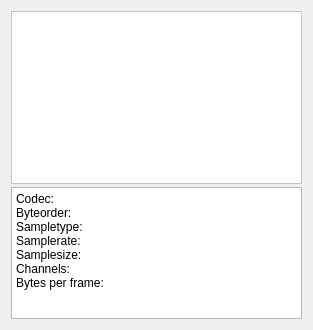
<?xml version="1.0" encoding="UTF-8"?>
<ui version="4.0">
 <class>inspect</class>
 <widget class="QDialog" name="inspect">
  <property name="geometry">
   <rect>
    <x>0</x>
    <y>0</y>
    <width>313</width>
    <height>330</height>
   </rect>
  </property>
  <property name="minimumSize">
   <size>
    <width>180</width>
    <height>330</height>
   </size>
  </property>
  <property name="windowTitle">
   <string>Inspect</string>
  </property>
  <layout class="QVBoxLayout" name="verticalLayout">
   <item>
    <widget class="QFrame" name="frame">
     <property name="sizePolicy">
      <sizepolicy hsizetype="Expanding" vsizetype="Expanding">
       <horstretch>0</horstretch>
       <verstretch>0</verstretch>
      </sizepolicy>
     </property>
     <property name="minimumSize">
      <size>
       <width>0</width>
       <height>173</height>
      </size>
     </property>
     <property name="styleSheet">
      <string notr="true">background-color: rgb(255, 255, 255);</string>
     </property>
     <property name="frameShape">
      <enum>QFrame::StyledPanel</enum>
     </property>
     <property name="frameShadow">
      <enum>QFrame::Raised</enum>
     </property>
     <layout class="QHBoxLayout" name="horizontalLayout">
      <item>
       <widget class="Track" name="widget" native="true"/>
      </item>
     </layout>
    </widget>
   </item>
   <item>
    <widget class="QTextEdit" name="dataView">
     <property name="minimumSize">
      <size>
       <width>0</width>
       <height>132</height>
      </size>
     </property>
     <property name="maximumSize">
      <size>
       <width>16777215</width>
       <height>132</height>
      </size>
     </property>
     <property name="readOnly">
      <bool>true</bool>
     </property>
     <property name="html">
      <string>&lt;!DOCTYPE HTML PUBLIC &quot;-//W3C//DTD HTML 4.0//EN&quot; &quot;http://www.w3.org/TR/REC-html40/strict.dtd&quot;&gt;
&lt;html&gt;&lt;head&gt;&lt;meta name=&quot;qrichtext&quot; content=&quot;1&quot; /&gt;&lt;style type=&quot;text/css&quot;&gt;
p, li { white-space: pre-wrap; }
&lt;/style&gt;&lt;/head&gt;&lt;body style=&quot; font-family:'Noto Sans'; font-size:9pt; font-weight:400; font-style:normal;&quot;&gt;
&lt;p style=&quot; margin-top:0px; margin-bottom:0px; margin-left:0px; margin-right:0px; -qt-block-indent:0; text-indent:0px;&quot;&gt;Codec:&lt;/p&gt;
&lt;p style=&quot; margin-top:0px; margin-bottom:0px; margin-left:0px; margin-right:0px; -qt-block-indent:0; text-indent:0px;&quot;&gt;Byteorder:&lt;/p&gt;
&lt;p style=&quot; margin-top:0px; margin-bottom:0px; margin-left:0px; margin-right:0px; -qt-block-indent:0; text-indent:0px;&quot;&gt;Sampletype:&lt;/p&gt;
&lt;p style=&quot; margin-top:0px; margin-bottom:0px; margin-left:0px; margin-right:0px; -qt-block-indent:0; text-indent:0px;&quot;&gt;Samplerate:&lt;/p&gt;
&lt;p style=&quot; margin-top:0px; margin-bottom:0px; margin-left:0px; margin-right:0px; -qt-block-indent:0; text-indent:0px;&quot;&gt;Samplesize:&lt;/p&gt;
&lt;p style=&quot; margin-top:0px; margin-bottom:0px; margin-left:0px; margin-right:0px; -qt-block-indent:0; text-indent:0px;&quot;&gt;Channels:&lt;/p&gt;
&lt;p style=&quot; margin-top:0px; margin-bottom:0px; margin-left:0px; margin-right:0px; -qt-block-indent:0; text-indent:0px;&quot;&gt;Bytes per frame:&lt;/p&gt;&lt;/body&gt;&lt;/html&gt;</string>
     </property>
     <property name="textInteractionFlags">
      <set>Qt::TextSelectableByKeyboard|Qt::TextSelectableByMouse</set>
     </property>
    </widget>
   </item>
  </layout>
 </widget>
 <customwidgets>
  <customwidget>
   <class>Track</class>
   <extends>QWidget</extends>
   <header>irs/track.h</header>
   <container>1</container>
  </customwidget>
 </customwidgets>
 <resources/>
 <connections/>
</ui>
